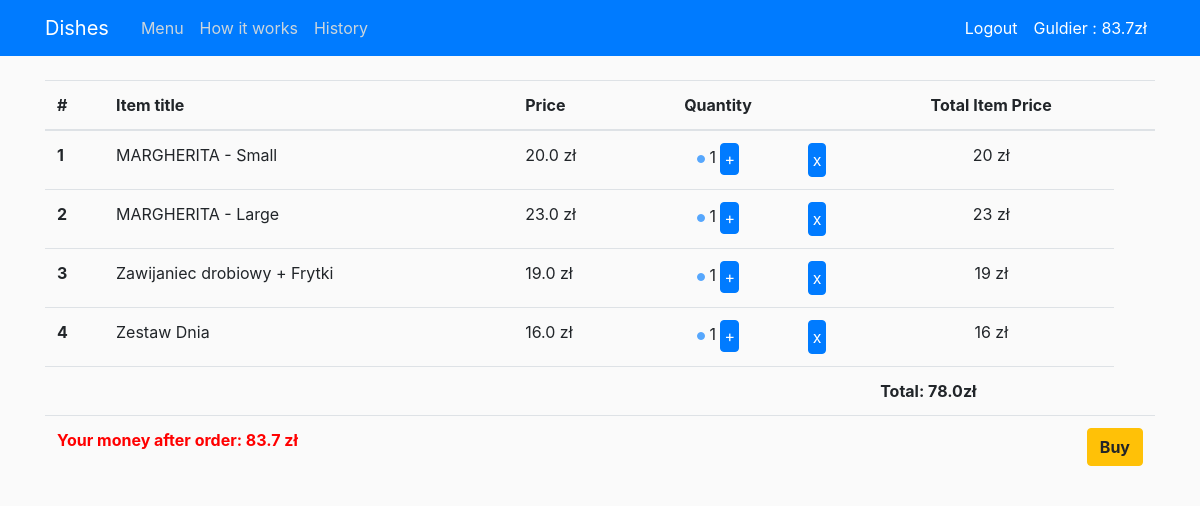
The page /order_summary/ (signed in) on the database as committed earlier.
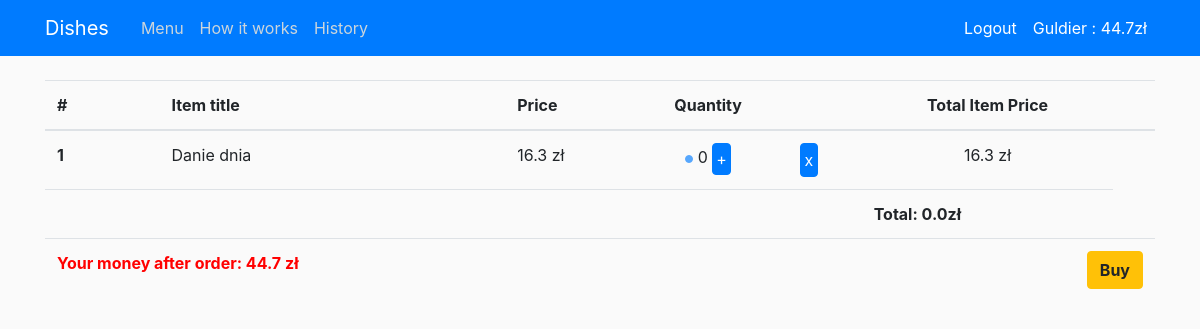
The same page on the database as committed later.
### users/models.py (models this page shows, shortened)
class Profile(models.Model):
    user = models.OneToOneField(User, on_delete=models.CASCADE)
    money = models.FloatField(default=0)

### shop/models.py (models this page shows, shortened)
class Cart(models.Model):
    user = models.ForeignKey(User, on_delete=models.CASCADE)
    composition = models.ForeignKey(Composition, on_delete=models.CASCADE)
    quantity = models.IntegerField(default=1)

class Composition(models.Model):
    dish = models.ForeignKey(Dish, on_delete=models.CASCADE)
    addon = models.ForeignKey(AddOn, on_delete=models.CASCADE)
    price = models.FloatField()
    def __str__(self):
        if self.addon.name == 'empty':
            return f'{self.dish}'
        elif self.addon.addon_type == 'pizza':
            return f'{self.dish} - {self.addon}'
        else:
            return f'{self.dish} + {self.addon}'

class AddOn(models.Model):
    name = models.CharField(max_length=100)
    price = models.FloatField()
    addon_type = models.CharField(max_length=20)
    def __str__(self):
        return f'{self.name}'

class Dish(models.Model):
    name = models.CharField(max_length=100)
    ingredient = models.CharField(max_length=250, blank=True)
    price = models.FloatField()
    dish_type = models.CharField(max_length=20)
    dish_addon = models.BooleanField(default=True)
    def __str__(self):
        return f'{self.name}'

### shop/views.py (the view)
# urls.py: path('order_summary/', order_summary, name='shop-order-summary'),
@login_required
def order_summary(request):
    values = countTotalPrice(request.user)
    context ={
        'orders': values["items_in_cart"],
        'total_price': values["total_price"],
        'summary': True,
        'money': Profile.objects.get(user=request.user).money
    }
    return render(request, 'shop/summary.html', context)

### shop/views.py (called while the page is built)
def countTotalPrice(user):
    items_in_cart = Cart.objects.filter(user=user)
    total_price = 0
    for item in items_in_cart:
        total_price += item.composition.price * item.quantity
    value_to_return ={
        'total_price': total_price,
        'items_in_cart': items_in_cart
    }
    return value_to_return

### shop/templates/shop/summary.html
{% extends 'shop/base.html' %}
{% block summary %}
{% load django_template_maths %}
    <div class="container">
       <table class="table">
            <thead>
            <tr>
                <th scope="col">#</th>
                <th scope="col">Item title</th>
                <th scope="col">Price</th>
                <th scope="col" style="text-align:center">Quantity</th>
                <th scope="col"></th>
                <th scope="col" style="text-align:center">Total Item Price</th>
                <th></th>
            </tr>
            </thead>
            <tbody>
                {% for item in orders %}
                    <tr>
                        <th scope="row">{{ forloop.counter }}</th>
                        <td>{{ item.composition}}</td>
                        <td>{{ item.composition.price }} zł</td>
                        <td style="text-align:center">
                            <a href="#" style="color:black">
                                {% if  item.quantity > 1%}
                                    <a href="{% url 'shop-remove-summary' item.composition.id%}">
                                        <button type="button" class="btn btn-primary btn-xs" style="padding: 3px 3px">-</button>
                                    </a>
                                {% else %}
                                    <button type="button" class="btn btn-primary btn-xs" style="padding: 3px 3px" disabled></button>
                                {% endif %}
                            </a>
                                <a>{{ item.quantity }}</a>
                            <a href="{% url 'shop-add-summary' item.composition.id%}" style="color:black">
                                <button type="button" class="btn btn-primary btn-xs" style="padding: 3px 3px">+</button>
                            </a>
                        </td>
                        <td>
                            <a href="{% url 'shop-delete-from-cart-summary' item.id%}">
                                <button type="button" class="btn btn-primary btn-xs" style="padding: 4px">x</button>
                            </a>
                        </td>
                        <td style="text-align:center">
                            {{ item.composition.price|mul:item.quantity|floatformat}} zł
                        </td>
                    </tr>
                {% empty %}
                    <tr style="text-align:center">
                        <td colspan='5'>Your cart is empty</td>
                    </tr>
                {% endfor %}
                <tr>
                    <td colspan="5"><b></b></td>
                    <td><b>Total: {{ total_price }}zł</b></td>
                </tr>
                <tr>
                    <td colspan="2">
                        <a style="color:red"><b>Your money after order: {{money|sub:total_price|floatformat}} zł</b></a>
                    </td>
                    <td colspan="5">
                        <a class='btn btn-warning float-right ml-2' href="{% url 'shop-buy' %}"><b>Buy</b></a>
                    </td>
                </tr>
            </tbody>
        </table>
    </div>
{% endblock summary %}

### shop/templates/shop/base.html (shortened to what this page needs)
{% load static %}
<!DOCTYPE html>
<html>
<head>
    <link rel="stylesheet" href="https://stackpath.bootstrapcdn.com/bootstrap/4.5.2/css/bootstrap.min.css">
    <link rel="stylesheet" type="text/css" href="{% static 'shop/main.css' %}">
</head>
<body>
    <header class="site-header">
        <nav class="navbar navbar-expand-md navbar-dark bg-primary fixed-top">
            <div class="container">
                <a class="navbar-brand mr-4" href="{% url 'shop-home' %}">Dishes</a>
                <div class="collapse navbar-collapse" id="navbarToggle">
                    <div class="navbar-nav mr-auto">
                        <a class="nav-item nav-link" href="{% url 'shop-home' %}">Menu</a>
                        <a class="nav-item nav-link" href="{% url 'shop-about' %}">How it works</a>
                        {% if user.is_authenticated %}
                            <a class="nav-item nav-link" href="{% url 'shop-history' %}">History</a>
                        {% endif %}
                    </div>
                     <div class="navbar-nav">
                        {% if user.is_authenticated %}
                            <a class="nav-item nav-link" style="color: #ffffff" href="{% url 'logout' %}">Logout</a>
                            <a class="nav-item nav-link" style="color: #ffffff" href="{% url 'profile' %}">{{ user.username }} : {{money}}zł</a>
                        {% else %}
                            <a class="nav-item nav-link" style="color: #ffffff" href="{% url 'login' %}">Login</a>
                            <a class="nav-item nav-link" style="color: #ffffff" href="{% url 'register' %}">Register</a>
                        {% endif %}
                    </div>
                </div>
            </div>
        </nav>
    </header>
   <main role="main" class="container-fluid">
        {% if summary %}
            {% block summary %}
            {% endblock summary %}
        {% endif %}
    </main>
</body>
</html>

### shop/static/shop/main.css (style rules this page uses)
body { background: #fafafa; color: #333333; margin-top: 5rem; }
.site-header .navbar-nav .nav-link { color: #cbd5db; }

Rows that differ between the two databases and show on the page:
removed Cart: composition "MARGHERITA - Small", composition.price "20.0", quantity "1", composition.price|mul "20"
removed Cart: composition "MARGHERITA - Large", composition.price "23.0", quantity "1", composition.price|mul "23"
removed Cart: composition "Zawijaniec drobiowy + Frytki", composition.price "19.0", quantity "1", composition.price|mul "19"
removed Cart: composition "Zestaw Dnia", composition.price "16.0", quantity "1", composition.price|mul "16"
changed Profile: money "83.7" → "44.7"
added Cart: composition "Danie dnia", composition.price "16.3", quantity "0", composition.price|mul "16.3"
Other text that changed with them:
{{ total_price }}: "78.0" → "0.0"
